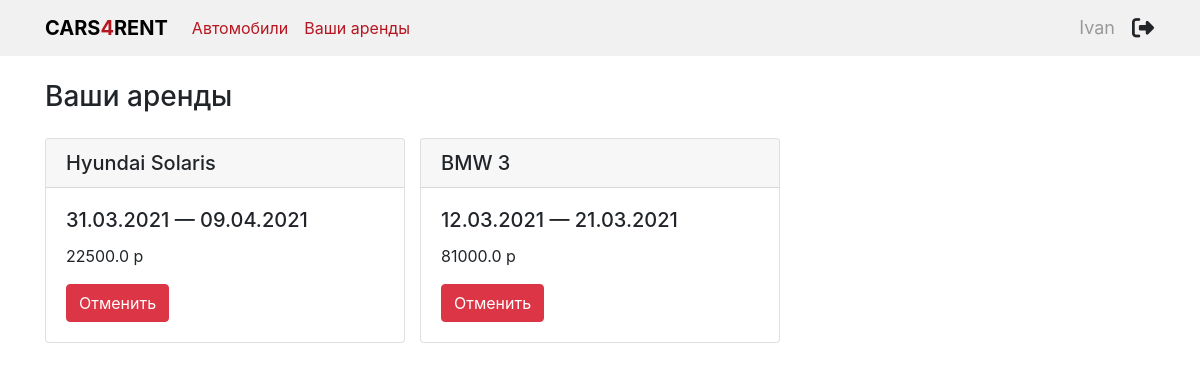
The app's page /rent/user_rents/3 with its own data.
### RentCar/apps/rent/models.py (models this page shows, shortened)
class Rent(models.Model):
    class Meta:
        db_table = 'Rent'
        verbose_name = 'Аренда'
        verbose_name_plural = 'Аренды'
    rent_id = models.AutoField('id', primary_key=True)
    cars = models.ForeignKey('Cars', on_delete=models.CASCADE)
    user = models.ForeignKey('auth.user', on_delete=models.CASCADE)
    rent_date = models.DateTimeField('Дата бронирования', blank=True)
    rent_from = models.DateField('Начало аренды')
    rent_till = models.DateField('Конец аренды')
    total_price = models.FloatField('Стоимость аренды', blank=True)

class Cars(models.Model):
    class Meta:
        db_table = 'Cars'
        verbose_name = 'Автомобиль'
        verbose_name_plural = 'Автомобили'
    car_id = models.AutoField('id', primary_key=True)
    brand = models.CharField('Марка', max_length=100)
    model = models.CharField('Модель', max_length=100)
    release_year = models.IntegerField('Год выпуска')
    color = models.CharField('Цвет', max_length=100)
    image = models.CharField('Изображение', max_length=200, default='https://upload.wikimedia.org/wikipedia/commons/thumb/f/f0/Car_with_Driver-Silhouette.svg/1200px-Car_with_Driver-Silhouette.svg.png')
    engine = models.FloatField('Объем двигателя')
    hp = models.IntegerField('Лошадиные силы')
    gearbox = models.CharField('Коробка', max_length=100)
    price = models.FloatField('Цена')
    def __str__(self):
        return f'{self.brand} {self.model}'

### RentCar/apps/rent/views.py (the view)
# urls.py: path('user_rents/<int:user_id>', views.user_rents, name='user_rents'),
def user_rents(request, user_id):
    curr_user = get_object_or_404(User, pk=user_id)
    linked_rents = curr_user.rent_set.all()
    return render(request, 'rent/list_rents.html', {'rent_list': linked_rents, 'user': curr_user})

### RentCar/templates/rent/list_rents.html (shortened to what this page needs)
{% extends 'base.html' %}
{% block content %}
    <h3 class="my-4">Ваши аренды</h3>
    {% if rent_list %}
<div class="row ml-0">
    {% for rent in rent_list %}
        <div class="col-4 mb-3 pl-0">
        <div class="card">
          <h5 class="card-header">{{ rent.cars }}</h5>
          <div class="card-body">
            <h5 class="card-title">{{rent.rent_from |date:"d.m.Y"}} — {{rent.rent_till|date:"d.m.Y"}}</h5>
            <p class="card-text">{{rent.total_price}} р</p>
            <form action="{% url 'rent:delete_rent' rent.rent_id user.id%}" method="POST">
                <button class="btn btn-danger" type = "submit">Отменить</button>
            </form>
          </div>
        </div>
        </div>
        {% endfor %}
    {% else %}
        Аренды отсутствуют
</div>
    {% endif %}
{% endblock %}

### RentCar/templates/base.html (shortened to what this page needs)
<!doctype html>
<html lang="ru">
<head>
<link rel="stylesheet" type="text/css" href="https://stackpath.bootstrapcdn.com/bootstrap/4.5.2/css/bootstrap.min.css">
</head>
<body>
<nav class="navbar navbar-expand-lg">
  <div class="container">
      <a class="navbar-brand" href="{% url 'rent:cars' %}">Cars<span>4</span>Rent</a>
    <div class="collapse navbar-collapse" id="navbarSupportedContent">
      <ul class="navbar-nav mr-auto mb-2 mb-lg-0">
        <li class="nav-item">
          <a class="nav-link active" aria-current="page" href="{% url 'rent:cars'%}">Автомобили</a>
        </li>
        <li class="nav-item">
            {% if user.is_authenticated %}
          <a class="nav-link" href="{% url 'rent:user_rents' user.id%}">Ваши аренды</a>
            {% endif %}
        </li>
      </ul>
      {% if user.is_authenticated %}
        <h4 class="mb-0">{{ user.username }}</h4>
        <a class="btn p-0 logout" href="{% url 'logout' %}" role="button"><i class="fas fa-sign-out-alt"></i></a>
      {% else %}
          <a class="btn logout p-0" href="{% url 'login' %}" role="button"><h4 class="mb-0">Личный кабинет</h4></a>
        <a class="btn logout p-0" href="{% url 'login' %}" role="button"><i class="fas fa-user-tie"></i></a>
      {% endif %}
    </div>
  </div>
</nav>
<div class="container">
{% block content%}{% endblock %}
</div>
</body>
</html>

### RentCar/templates/base.html (style rules this page uses)
nav { background: #f1f1f1; }
.navbar-brand { text-transform: uppercase; color: black !important; font-weight: 700; }
.navbar-brand > span { color: #b61620; }
.nav-link { color: #b61620 !important; }
nav h4 { text-transform: capitalize; color: #999999; font-weight: 400; font-size: 18px; margin-right: 1rem; }
.logout { font-size: 22px; }

### records on screen
Rent: cars "Hyundai Solaris", rent_from "31.03.2021", rent_till "09.04.2021", total_price "22500.0"
Rent: cars "BMW 3", rent_from "12.03.2021", rent_till "21.03.2021", total_price "81000.0"

### other values on screen
{{ user.username }} "Ivan"
